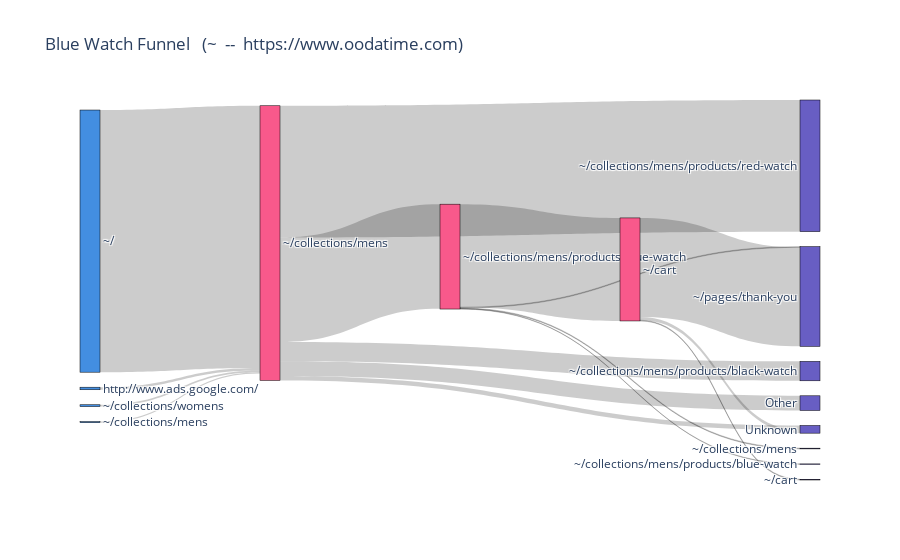

Notebook code for this chart:
### Markdown cell above
## Plot sankey diagram for the specified funnel

### Code cell
sankey_funnel.plot_funnel("Blue Watch Funnel", df, test_funnel, useResolvedUrls, cutoff=4)

### Figure 1 — Plotly figure (JSON) as saved in the notebook; plotly's stock layout.template omitted (floating-point values rounded to 4 significant figures)
{"data": [{"arrangement": "freeform", "link": {"source": [0, 1, 3, 4, 5, 6, 7, 0, 0, 0, 0, 1, 1, 1, 2, 2, 2], "target": [1, 2, 0, 0, 0, 0, 0, 8, 9, 10, 11, 12, 13, 14, 13, 10, 15], "value": [285, 281, 715, 7, 5, 3, -4, 359, 53, 12, 40, 2, 2, 1, 270, 9, 2]}, "node": {"color": ["#F8598B", "#F8598B", "#F8598B", "#438EE1", "#438EE1", "#438EE1", "#438EE1", "#438EE1", "#685EC3", "#685EC3", "#685EC3", "#685EC3", "#685EC3", "#685EC3", "#685EC3", "#685EC3"], "label": ["~/collections/mens", "~/collections/mens/products/blue-watch", "~/cart", "~/", "http://www.ads.google.com/", "~/collections/womens", "~/collections/mens", "Other", "~/collections/mens/products/red-watch", "~/collections/mens/products/black-watch", "Unknown", "Other", "~/collections/mens", "~/pages/thank-you", "~/collections/mens/products/blue-watch", "~/cart"], "line": {"color": "black", "width": 0.5}, "pad": 15, "thickness": 20}, "type": "sankey"}], "layout": {"font": {"size": 12}, "title": {"text": "Blue Watch Funnel   (~  --  https://www.oodatime.com)"}}}
